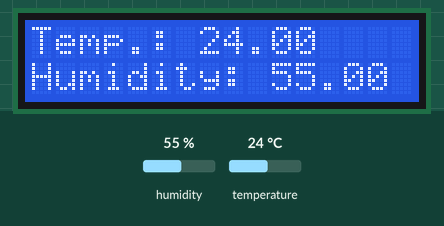
Simulated run of this sketch. Board: Arduino Mega 2560, built with avr-gcc and run on an emulated ATmega2560. Shown: 16×2 character LCD. The inputs (shaded band) are chosen by the test bench; at power-on: humidity 55 %, temperature 24 °C. What the sketch prints to the serial monitor is not drawn.

Above: at 2.6 s.
2.7 s: humidity set to 22 %
At 5.0 s:
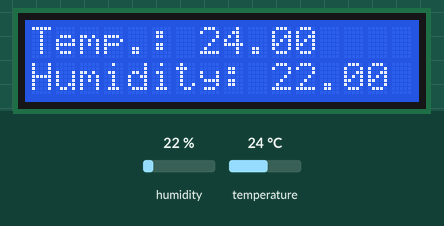
5.7 s: temperature set to 12 °C
At 7.6 s:
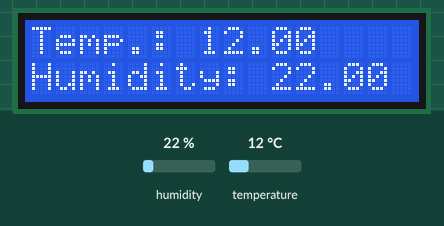
8.7 s: humidity set to 40 %
At 11.4 s:
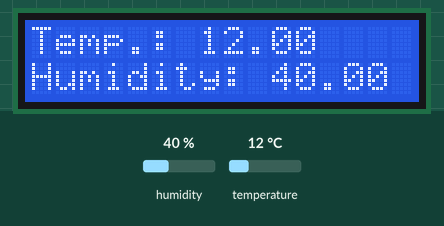
11.7 s: temperature set to 19 °C
At 12.9 s:
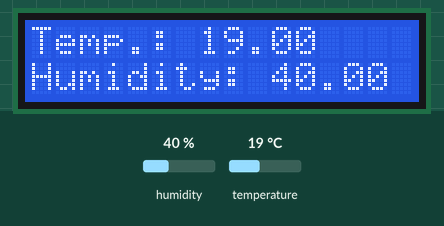
Timing chart, 0 to 14.7 s (numbered marks = the images above; inputs shaded):
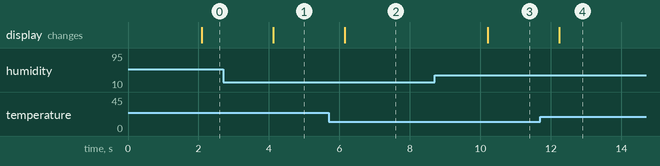

The sketch:

temperature-sensor.ino
```cpp
#include <inttypes.h>

#include "LiquidCrystal.h"
#include "DHT.h"

#define SERIAL_SPEED 9600

#define DISPLAY_RS_PIN     8
#define DISPLAY_ENABLE_PIN 9
#define DISPLAY_D4_PIN     4
#define DISPLAY_D5_PIN     5
#define DISPLAY_D6_PIN     6
#define DISPLAY_D7_PIN     7
#define DISPLAY_COLUMNS    16
#define DISPLAY_ROWS       2

#define SENSOR_TYPE       DHT11
#define SENSOR_VCC_PIN    51
#define SENSOR_DATA_PIN   53
#define SENSOR_READ_DELAY 2000

LiquidCrystal lcd_display(
    DISPLAY_RS_PIN,
    DISPLAY_ENABLE_PIN,
    DISPLAY_D4_PIN,
    DISPLAY_D5_PIN,
    DISPLAY_D6_PIN,
    DISPLAY_D7_PIN
);

DHT sensor(
    SENSOR_DATA_PIN,
    SENSOR_TYPE
);

void enable_pin_as_vcc(int pin)
{
    pinMode(pin, OUTPUT);
    digitalWrite(pin, HIGH);
}

void setup()
{
    Serial.begin(SERIAL_SPEED);
    Serial3.begin(SERIAL_SPEED);

    enable_pin_as_vcc(SENSOR_VCC_PIN);
    lcd_display.begin(DISPLAY_COLUMNS, DISPLAY_ROWS);
}

void loop()
{
    delay(SENSOR_READ_DELAY);

    float temperature = sensor.readTemperature();
    float humidity = sensor.readHumidity();

    if (isnan(temperature) || isnan(humidity)) {
        lcd_display.setCursor(0, 0);
        lcd_display.print("Sensor is faulty");
    } else {
        int row = 0, column = 0;

        lcd_display.setCursor(row, column);
        lcd_display.print("Temp.: ");
        lcd_display.print(temperature);

        ++column;
        lcd_display.setCursor(row, column);
        lcd_display.print("Humidity: ");
        lcd_display.print(humidity);

        Serial.print("Temperature: ");
        Serial.print(temperature);
        Serial.print(" C; Humidity: ");
        Serial.print(humidity);
        Serial.println("%");

        Serial3.print('t');
        Serial3.write((const uint8_t *) &temperature, sizeof(temperature));
        Serial3.print('h');
        Serial3.write((const uint8_t *) &humidity, sizeof(humidity));
    }
}
```

Measured:
- after the input at 2.7 s, the display: changes after 1.4 s (image 1)
- after the input at 5.7 s, the display: changes after 0.45 s (image 2)
- after the input at 8.7 s, the display: changes after 1.5 s (image 3)
- after the input at 11.7 s, the display: changes after 0.54 s (image 4)
